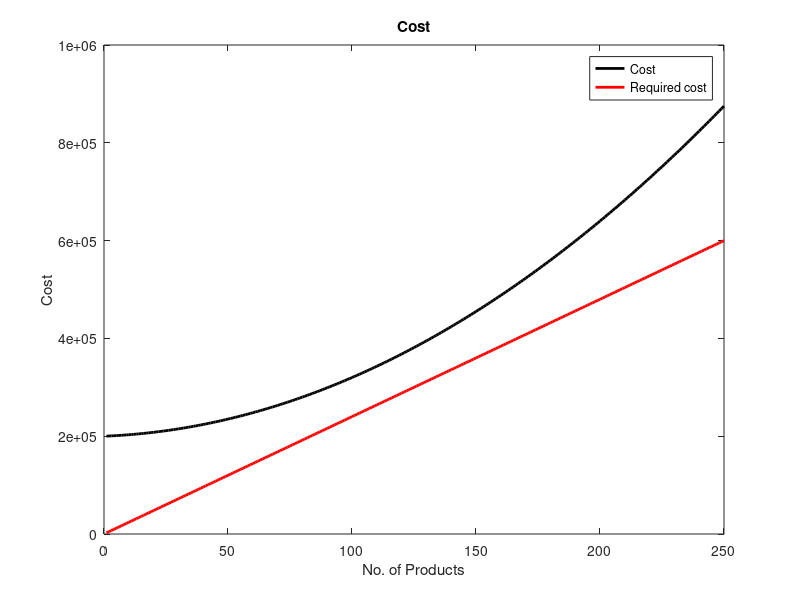

Reproduce this figure in MATLAB.
clc; clear
q=250; % Quantity manufactured
for i1 = 1:q
    Cost(i1) = 10*i1^2 + 200*i1 + 200000;
    Required_cost(i1) = 2400*i1;
    end

%plots of Cost, Marginal Cost, Revenue and Profit 

figure(1)
x1 = 1:q;
Cost1 = Cost(x1);
set(gcf,'Name','Cost','Color','w')
plot(x1,Cost1,'-k','LineWidth',2)
hold on;
plot(x1,Required_cost,'-r','LineWidth',2)
hold on;
xlabel('No. of Products')
ylabel('Cost')
title('Cost')
legend('Cost','Required cost');